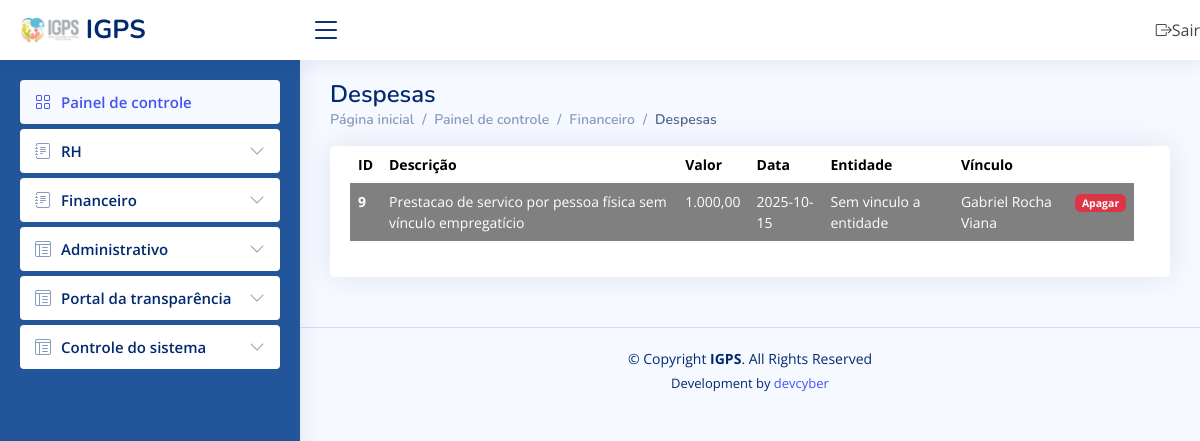
The page /despesas/ (signed in) on the database its author committed.
### corpo/models.py (models this page shows)
class ContasPagar(models.Model):
    valor = models.CharField(max_length=200)
    vinculo = models.CharField(max_length=200)#Colaborador, Fornecedor, Movimentacao entre contas
    nome_vinculo = models.CharField(max_length=200, null=True)
    data = models.CharField(max_length=200)
    usuario_cadastro = models.CharField(max_length=200, null=True)
    obs = models.CharField(max_length=5000, null=True)
    descricao = models.CharField(max_length=200)
    status = models.CharField(max_length=200)
    long = models.CharField(max_length=200)
    lat = models.CharField(max_length=200)
    entidade = models.CharField(max_length=200)
    centrodecusto = models.CharField(max_length=200, null=True)
    comprovante_pagamento = models.FileField(null=True)
    nota_fatura = models.FileField(null=True)#Nota fiscal, Fatura, Contracheque

### corpo/views.py (the view)
# urls.py: url(r'despesas/', views.despesas, name="despesas"),
@login_required
def despesas(request):
    localizar_ip = LocationService()
    resultado = localizar_ip.get_location(str(request.META.get('REMOTE_ADDR')))
    Logs(usuario=request.user, data_hora=datetime.now(), dados_post='', dados_pc_acesso=request.META.get('HTTP_USER_AGENT', ''), ip=request.META.get('REMOTE_ADDR'), tipo_acesso=request.method, pagina=request.path, endereco=resultado).save()
    return render(request, 'despesas.html', {'permissao': request.user.last_name, 'despesas': ContasPagar.objects.filter(status='').order_by('-id')})

### corpo/ip_to_endereco.py (called while the page is built)
    def get_location(self, ip_address):
        try:
            response = self.reader.city(ip_address)
            return str(response.city.name) + ', ' + str(response.subdivisions.most_specific.name) + ' - ' + str(response.country.name)
        except geoip2.errors.AddressNotFoundError:
            return "rastreamento sem exito"

### corpo/templates/despesas.html (shortened to what this page needs)
{% extends 'painel.html' %}
{% block link %}
<h1>Despesas</h1>
<nav>
<ol class="breadcrumb">
    <li class="breadcrumb-item"><a href="https://igps.net.br/painel/">Página inicial</a></li>
    <li class="breadcrumb-item">Painel de controle</li>
    <li class="breadcrumb-item">Financeiro</li>
    <li class="breadcrumb-item active">Despesas</li>
</ol>
</nav>
{% endblock %}
{% block content %}
<div class="col-12">
  <div class="card recent-sales overflow-auto">
    <div class="card-body">
      <table class="table table-borderless datatable">
        <thead>
          <tr>
            <th scope="col">ID</th>
            <th scope="col">Descrição</th>
            <th scope="col">Valor</th>
            <th scope="col">Data</th>
            <th scope="col">Entidade</th>
            <th scope="col">Vínculo</th>
            <th scope="col"></th>
            <th scope="col"></th>
          </tr>
        </thead>
        <tbody>
          {% for d in despesas %}
          {% if d.comprovante_pagamento == '' or d.comprovante_pagamento == None or d.nota_fatura == '' or d.nota_fatura == None %}
          <tr title="Documento ausente">
            <th style="background-color: #808080;" scope="row"><a style="color: white" href="/ver_despesa/{{ c.id }}/">{{ d.id }}</a></th>
            <td style="background-color: #808080;"><a style="color: white" href="/ver_despesa/{{ d.id }}/">{{ d.descricao }}</a></td>
            <td style="background-color: #808080; color: white">{{ d.valor }}</td>
            <td style="background-color: #808080; color: white">{{ d.data }}</td>
            <td style="background-color: #808080; color: white">{{ d.entidade }}</td>
            <td style="background-color: #808080; color: white">{{ d.nome_vinculo }}</td>
            <td style="background-color: #808080; color: white"><a href="/deletar_despesa/{{ d.id }}/" class="badge bg-danger">Apagar</a></td>
          </tr>
          {% endif %}
          {% endfor %}
        </tbody>
      </table>
    </div>
  </div>
</div>
{% endblock %}

### corpo/static/css/style_painel.css (style rules this page uses)
:root { scroll-behavior: smooth; }
body { font-family: "Open Sans", sans-serif; background: #f6f9ff; color: #444444; }
a { color: #4154f1; text-decoration: none; }
h1, h2, h3, h4, h5, h6 { font-family: "Nunito", sans-serif; }
.pagetitle h1 { font-size: 24px; margin-bottom: 0; font-weight: 600; color: #012970; }
.card { margin-bottom: 30px; border: none; border-radius: 5px; box-shadow: 0px 0 30px rgba(1, 41, 112, 0.1); }
.card-body { padding: 0 20px 20px 20px; }
.breadcrumb { font-size: 14px; font-family: "Nunito", sans-serif; color: #899bbd; font-weight: 600; }
.breadcrumb a { color: #899bbd; transition: 0.3s; }
.breadcrumb .breadcrumb-item::before { color: #899bbd; }
.breadcrumb .active { color: #51678f; font-weight: 600; }
.dashboard .recent-sales { font-size: 14px; }
.dashboard .recent-sales .table thead { background: #f6f6fe; }
.dashboard .recent-sales .table thead th { border: 0; }

### rows shown on the page
ContasPagar: id "9", descricao "Prestacao de servico por pessoa física sem vínculo empregatício", valor "1.000,00", data "2025-10-15", entidade "Sem vinculo a entidade", nome_vinculo "Gabriel Rocha Viana"
